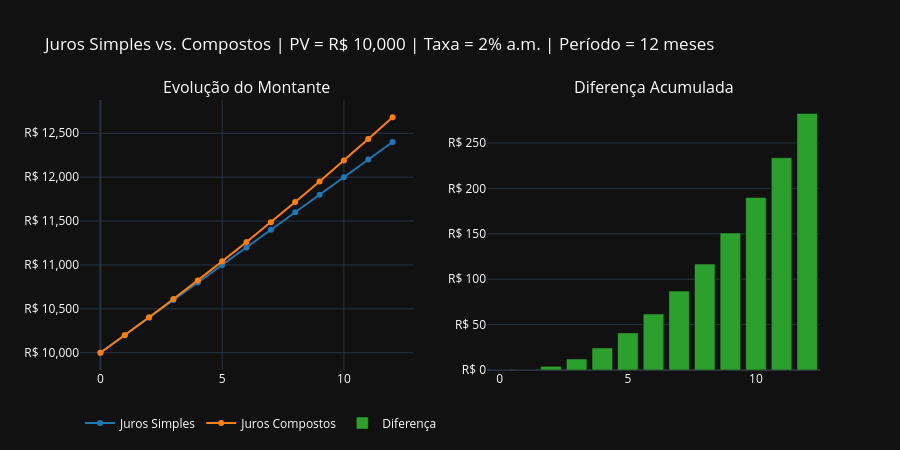

Write notebook code for a chart like this one.
### Code cell
BLUE = '#1f77b4'
ORANGE = '#ff7f0e'
GREEN = '#2ca02c'

# subplots
fig = make_subplots(
    rows=1,
    cols=2,
    subplot_titles=('Evolução do Montante', 'Diferença Acumulada')
)

# evolução do montante
fig.add_trace(
    go.Scatter(
        x=periodos,
        y=df_comp['Montante Simples'],
        mode='lines+markers',
        name='Juros Simples',
        line=dict(color=BLUE, width=2),
        hovertemplate='Período %{x}<br>Montante: R$ %{y:,.2f}<extra>Simples</extra>'
    ),
    row=1, col=1
)

fig.add_trace(
    go.Scatter(
        x=periodos,
        y=df_comp['Montante Composto'],
        mode='lines+markers',
        name='Juros Compostos',
        line=dict(color=ORANGE, width=2),
        hovertemplate='Período %{x}<br>Montante: R$ %{y:,.2f}<extra>Compostos</extra>'
    ),
    row=1, col=1
)

# diferença
fig.add_trace(
    go.Bar(
        x=periodos,
        y=df_comp['Diferença'],
        name='Diferença',
        marker_color=GREEN,
        hovertemplate='Período %{x}<br>Diferença: R$ %{y:,.2f}<extra></extra>'
    ),
    row=1, col=2
)

# layout com tema dark
fig.update_layout(
    title=f'Juros Simples vs. Compostos | PV = R$ {PV:,.0f} | Taxa = {TAXA:.0%} a.m. | Período = {N} meses',
    hovermode='x unified',
    height=450,
    legend=dict(
        orientation='h',
        yanchor='bottom',
        y=-0.25
    ),
    template='plotly_dark', 
    font=dict(color='white') 
)

fig.update_yaxes(tickprefix='R$ ', tickformat=',.0f') # up eixos
fig.show()

### Figure 1 — Plotly figure (JSON) as saved in the notebook; plotly's stock layout.template omitted (floating-point values rounded to 4 significant figures)
{"data": [{"hovertemplate": "Período %{x}<br>Montante: R$ %{y:,.2f}<extra>Simples</extra>", "line": {"color": "#1f77b4", "width": 2}, "mode": "lines+markers", "name": "Juros Simples", "type": "scatter", "x": [0, 1, 2, 3, 4, 5, 6, 7, 8, 9, 10, 11, 12], "xaxis": "x", "y": [10000.0, 10200.0, 10400.0, 10600.0, 10800.0, 11000.0, 11200.0, 11400.0, 11600.0, 11800.0, 12000.0, 12200.0, 12400.0], "yaxis": "y"}, {"hovertemplate": "Período %{x}<br>Montante: R$ %{y:,.2f}<extra>Compostos</extra>", "line": {"color": "#ff7f0e", "width": 2}, "mode": "lines+markers", "name": "Juros Compostos", "type": "scatter", "x": [0, 1, 2, 3, 4, 5, 6, 7, 8, 9, 10, 11, 12], "xaxis": "x", "y": [10000.0, 10200.0, 10400.0, 10610.0, 10820.0, 11040.0, 11260.0, 11490.0, 11720.0, 11950.0, 12190.0, 12430.0, 12680.0], "yaxis": "y"}, {"hovertemplate": "Período %{x}<br>Diferença: R$ %{y:,.2f}<extra></extra>", "marker": {"color": "#2ca02c"}, "name": "Diferença", "type": "bar", "x": [0, 1, 2, 3, 4, 5, 6, 7, 8, 9, 10, 11, 12], "xaxis": "x2", "y": [0.0, 0.0, 4.0, 12.08, 24.32, 40.81, 61.62, 86.86, 116.6, 150.9, 189.9, 233.7, 282.4], "yaxis": "y2"}], "layout": {"annotations": [{"font": {"size": 16}, "showarrow": false, "text": "Evolução do Montante", "x": 0.225, "xanchor": "center", "xref": "paper", "y": 1, "yanchor": "bottom", "yref": "paper"}, {"font": {"size": 16}, "showarrow": false, "text": "Diferença Acumulada", "x": 0.775, "xanchor": "center", "xref": "paper", "y": 1, "yanchor": "bottom", "yref": "paper"}], "font": {"color": "white"}, "height": 450, "hovermode": "x unified", "legend": {"orientation": "h", "y": -0.25, "yanchor": "bottom"}, "title": {"text": "Juros Simples vs. Compostos | PV = R$ 10,000 | Taxa = 2% a.m. | Período = 12 meses"}, "xaxis": {"anchor": "y", "domain": [0, 0.45]}, "xaxis2": {"anchor": "y2", "domain": [0.55, 1]}, "yaxis": {"anchor": "x", "domain": [0, 1], "tickformat": ",.0f", "tickprefix": "R$ "}, "yaxis2": {"anchor": "x2", "domain": [0, 1], "tickformat": ",.0f", "tickprefix": "R$ "}}}
